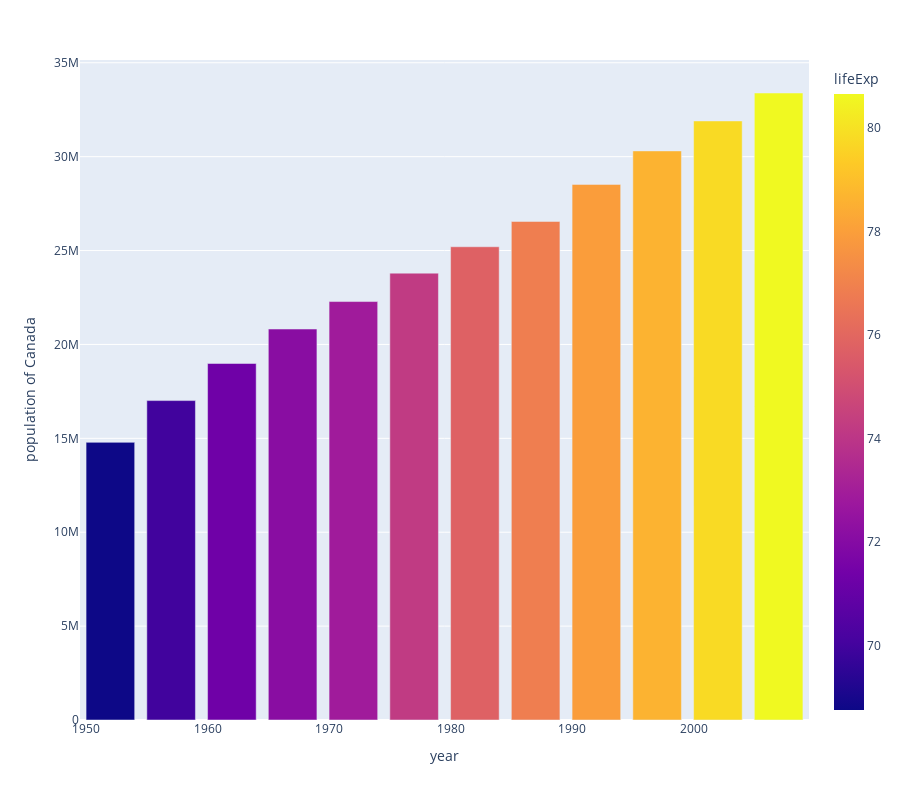

Notebook cell for this chart:
### Code cell
fig = px.bar(df,
            x = 'year',
            y = 'pop',
            hover_data = ['lifeExp', 'gdpPercap'],
            color = 'lifeExp', # dostoowuje automatycznie palete kolorów do typu danych
            labels = {'pop' : 'population of Canada'}, # zamiast pop, wyswietla population..
            height = 800)
fig.show()

### Figure 1 — Plotly figure (JSON) as saved in the notebook; plotly's stock layout.template omitted (floating-point values rounded to 4 significant figures)
{"data": [{"alignmentgroup": "True", "customdata": [[68.75, 11370.0], [69.96, 12490.0], [71.3, 13460.0], [72.13, 16080.0], [72.88, 18970.0], [74.21, 22090.0], [75.76, 22900.0], [76.86, 26630.0], [77.95, 26340.0], [78.61, 28950.0], [79.77, 33330.0], [80.65, 36320.0]], "hovertemplate": "year=%{x}<br>population of Canada=%{y}<br>lifeExp=%{marker.color}<br>gdpPercap=%{customdata[1]}<extra></extra>", "legendgroup": "", "marker": {"color": [68.75, 69.96, 71.3, 72.13, 72.88, 74.21, 75.76, 76.86, 77.95, 78.61, 79.77, 80.65], "coloraxis": "coloraxis", "pattern": {"shape": ""}}, "name": "", "offsetgroup": "", "orientation": "v", "showlegend": false, "textposition": "auto", "type": "bar", "x": [1952, 1957, 1962, 1967, 1972, 1977, 1982, 1987, 1992, 1997, 2002, 2007], "xaxis": "x", "y": [14785584, 17010154, 18985849, 20819767, 22284500, 23796400, 25201900, 26549700, 28523502, 30305843, 31902268, 33390141], "yaxis": "y"}], "layout": {"barmode": "relative", "coloraxis": {"colorbar": {"title": {"text": "lifeExp"}}, "colorscale": [[0, "#0d0887"], [0.1111, "#46039f"], [0.2222, "#7201a8"], [0.3333, "#9c179e"], [0.4444, "#bd3786"], [0.5556, "#d8576b"], [0.6667, "#ed7953"], [0.7778, "#fb9f3a"], [0.8889, "#fdca26"], [1, "#f0f921"]]}, "height": 800, "legend": {"tracegroupgap": 0}, "margin": {"t": 60}, "xaxis": {"anchor": "y", "domain": [0, 1], "title": {"text": "year"}}, "yaxis": {"anchor": "x", "domain": [0, 1], "title": {"text": "population of Canada"}}}}
